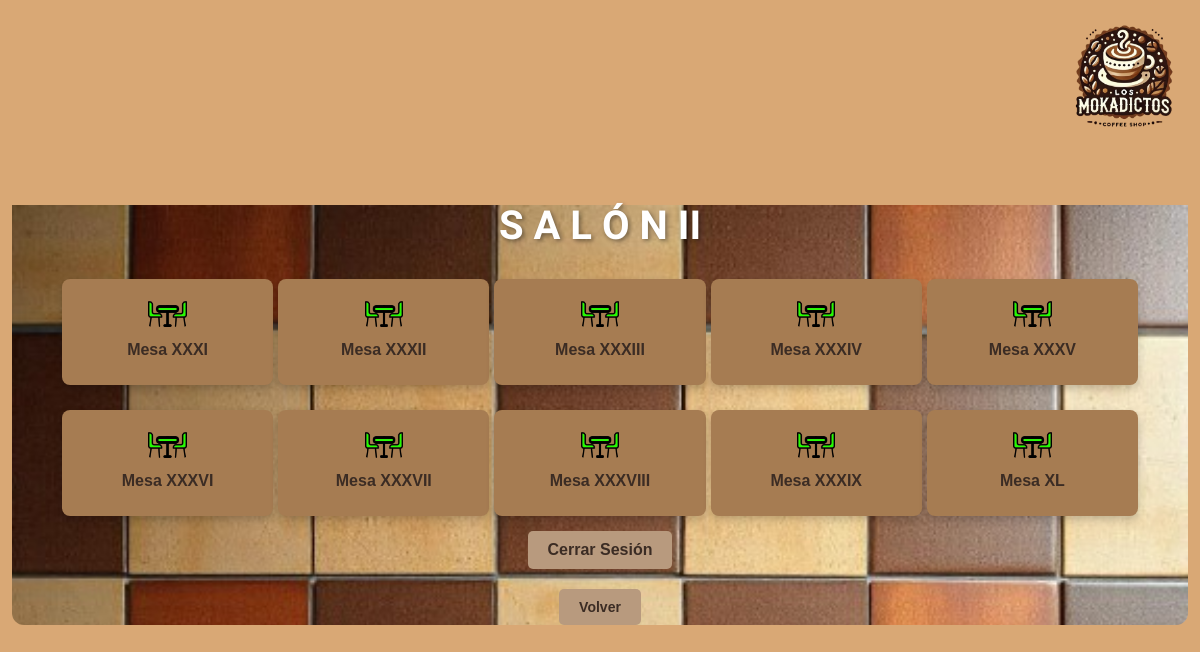
The page /salones/salon2.php (signed in) on the database its author committed.
### tables this page shows
CREATE TABLE tbl_tables (
    table_id INT PRIMARY KEY AUTO_INCREMENT,
    room_id INT NOT NULL,
    current_room_id INT,
    table_number INT NOT NULL,
    capacity INT NOT NULL,
    status ENUM('free', 'occupied', 'reserved') DEFAULT 'free',
    FOREIGN KEY (room_id) REFERENCES tbl_rooms(room_id) ON DELETE CASCADE,
    FOREIGN KEY (current_room_id) REFERENCES tbl_rooms(room_id) ON DELETE SET NULL
);

### salones/salon2.php (the view, shortened to what this page needs)
<?php
include '../conexion/conexion.php';
function romanNumerals($number) {
    $map = [
        'M' => 1000, 'CM' => 900, 'D' => 500, 'CD' => 400,
        'C' => 100, 'XC' => 90, 'L' => 50, 'XL' => 40,
        'X' => 10, 'IX' => 9, 'V' => 5, 'IV' => 4, 'I' => 1
    ];
    $result = '';
    foreach ($map as $roman => $int) {
        while ($number >= $int) {
            $result .= $roman;
            $number -= $int;
        }
    }
    return $result;
}
$sql = "SELECT t.table_id, t.status,
        (SELECT COUNT(*) FROM tbl_reservations r
         WHERE r.table_id = t.table_id
         AND r.reservation_date >= CURRENT_DATE) as has_reservations
        FROM tbl_tables t
        WHERE t.table_id BETWEEN 31 AND 40";
$stmt = $conexion->query($sql);
$tables = $stmt->fetchAll(PDO::FETCH_ASSOC);
?>
<!DOCTYPE html>
<html lang="es">
<head>
    <link rel="stylesheet" href="../styles.css">
</head>
<body>
    <div><img src="./../img/logo.webp" alt="Logo de la página" class="superpuesta"><br></div>
    <div class="container4">
        <div class="header">
            <h1>S A L Ó N    II</h1>
        </div>
        <div class="grid6">
            <?php
            foreach ($tables as $row) {
                $tableId = $row['table_id'];
                $status = $row['status'];
                $hasReservations = $row['has_reservations'] > 0;
                $romanTableId = romanNumerals($tableId);
                $imgSrc = $status === 'occupied' ? '../img/salonRoja.webp' :
                          ($hasReservations ? '../img/salonAmarilla.webp' : '../img/salonVerde.webp');
                echo "
                <div class='table' id='mesa$tableId' onclick='openTableOptions($tableId, \"$status\", \"$romanTableId\")'>
                    <img id='imgMesa$tableId' src='$imgSrc' alt='Mesa $tableId'>
                    <p>Mesa $romanTableId</p>
                </div>
                <form id='formMesa$tableId' method='POST' style='display: none;'>
                    <input type='hidden' name='tableId' value='$tableId'>
                    <input type='hidden' name='action' id='action$tableId'>
                    <input type='hidden' name='reservationDate' id='reservationDate$tableId'>
                    <input type='hidden' name='startTime' id='startTime$tableId'>
                    <input type='hidden' name='endTime' id='endTime$tableId'>
                </form>
                <form id='viewReservationsForm$tableId' method='POST' style='display: none;'>
                    <input type='hidden' name='tableId' value='$tableId'>
                    <input type='hidden' name='action' value='viewReservations'>
                </form>
                ";
            }
            ?>
        </div>
        <button class="logout-button" onclick="logout()">Cerrar Sesión</button>
        <form action="../paginaPrincipal.php">
            <button class="logout">Volver</button>
        </form>
    </div>
</body>
</html>

### styles.css (style rules this page uses)
body { font-family: Arial, sans-serif; background-color: #d9a875; display: flex; justify-content: center; align-items: center; height: 100vh; margin: 0; }
.container4 { text-align: center; background-image: url('./img/fondo.jpg'); background-size: 100%; background-position: center; background-repeat: no-repeat; background-position-y: 30px; width: 88%; padding-left: 5%; padding-right: 5%; border-radius: 12px; position: relative; }
.superpuesta { position: absolute; top: 0; right: 0; width: 150px; height: auto; z-index: 10; }
h1 { font-size: 40px; font-weight: bold; color: #fff; text-shadow: 2px 2px 4px rgba(0, 0, 0, 0.4); font-family: 'Arial Black', sans-serif; margin-bottom: 30px; }
button { padding: 10px 20px; border-radius: 5px; border: none; background-color: transparent; color: #3b2c24; font-weight: bold; font-size: 14px; cursor: pointer; transition: background-color 0.3s; }
.logout-button { margin-top: 15px; padding: 10px 20px; border-radius: 5px; border: none; background-color: #b89a7e; color: #3b2c24; font-weight: bold; font-size: 16px; cursor: pointer; }
h1 { font-family: 'Sancreek'; }
.table { background-color: #a67c52; padding: 10px; border-radius: 8px; text-align: center; box-shadow: 0px 4px 6px rgba(0, 0, 0, 0.2); width: 90%; transition: transform 0.3s; }
.table img { width: 20%; height: auto; margin-bottom: 10px; border-radius: 4px; }
.table p { font-weight: bold; color: #3b2c24; margin-top: 2%; }
.logout { margin-top: 20px; padding: 10px 20px; background-color: #b89a7e; color: #3b2c24; border: none; border-radius: 5px; font-weight: bold; cursor: pointer; }
.grid6 { display: grid; grid-template-columns: repeat(5, 1fr); gap: 25px; justify-items: center; margin: 0 auto; }
.table { display: flex; flex-direction: column; align-items: center; border-radius: 10px; padding: 10px; box-shadow: 0 4px 8px rgba(0, 0, 0, 0.2); cursor: pointer; transition: transform 0.3s ease, box-shadow 0.3s ease; padding: 10px; border-radius: 8px; text-align: center; width: 100%; }

### rows shown on the page
tbl_tables: table_id "XXXI"
tbl_tables: table_id "XXXII"
tbl_tables: table_id "XXXIII"
tbl_tables: table_id "XXXIV"
tbl_tables: table_id "XXXV"
tbl_tables: table_id "XXXVI"
tbl_tables: table_id "XXXVII"
tbl_tables: table_id "XXXVIII"
tbl_tables: table_id "XXXIX"
tbl_tables: table_id "XL"
